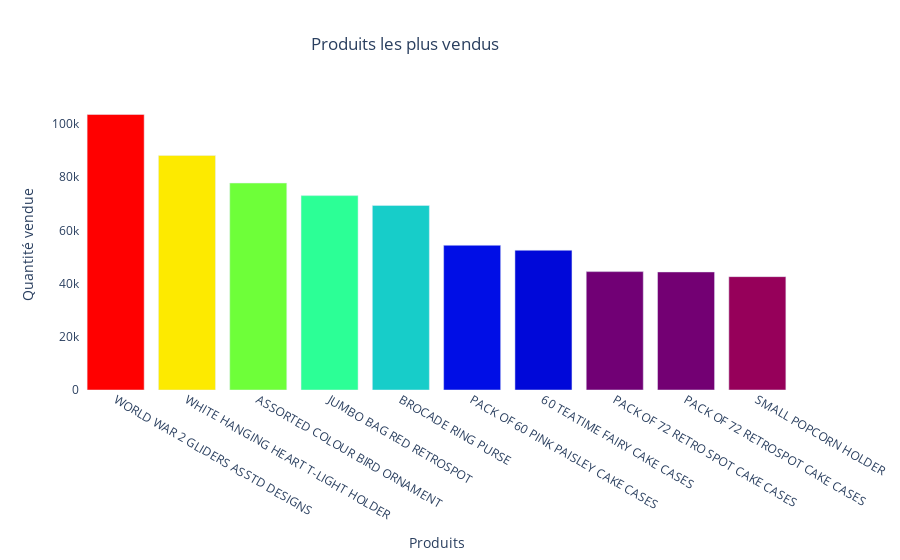

Notebook code for this chart:
### Code cell
fig = go.Figure(data=[
    go.Bar(name='Produits les plus vendus', 
           x=df_products_desc['Description'].astype(str), 
           y=df_products_desc['Quantity'],
           marker_opacity=1,
           marker={'color': df_products_desc['Quantity'],
                   'colorscale': 'Rainbow'})
    ])

fig.update_layout(title='Produits les plus vendus',
                  title_x=0.45,
                  xaxis_title="Produits",
                  yaxis_title="Quantité vendue",
                  plot_bgcolor='white')
fig.show()

### Figure 1 — Plotly figure (JSON) as saved in the notebook; plotly's stock layout.template omitted (floating-point values rounded to 4 significant figures)
{"data": [{"marker": {"color": [103505, 88126, 77755, 73033, 69343, 54373, 52502, 44480, 44356, 42592], "colorscale": [[0, "rgb(150,0,90)"], [0.125, "rgb(0,0,200)"], [0.25, "rgb(0,25,255)"], [0.375, "rgb(0,152,255)"], [0.5, "rgb(44,255,150)"], [0.625, "rgb(151,255,0)"], [0.75, "rgb(255,234,0)"], [0.875, "rgb(255,111,0)"], [1, "rgb(255,0,0)"]], "opacity": 1}, "name": "Produits les plus vendus", "type": "bar", "x": ["WORLD WAR 2 GLIDERS ASSTD DESIGNS", "WHITE HANGING HEART T-LIGHT HOLDER", "ASSORTED COLOUR BIRD ORNAMENT", "JUMBO BAG RED RETROSPOT", "BROCADE RING PURSE ", "PACK OF 60 PINK PAISLEY CAKE CASES", "60 TEATIME FAIRY CAKE CASES", "PACK OF 72 RETRO SPOT CAKE CASES", "PACK OF 72 RETROSPOT CAKE CASES", "SMALL POPCORN HOLDER"], "y": [103505, 88126, 77755, 73033, 69343, 54373, 52502, 44480, 44356, 42592]}], "layout": {"plot_bgcolor": "white", "title": {"text": "Produits les plus vendus", "x": 0.45}, "xaxis": {"title": {"text": "Produits"}}, "yaxis": {"title": {"text": "Quantité vendue"}}}}
